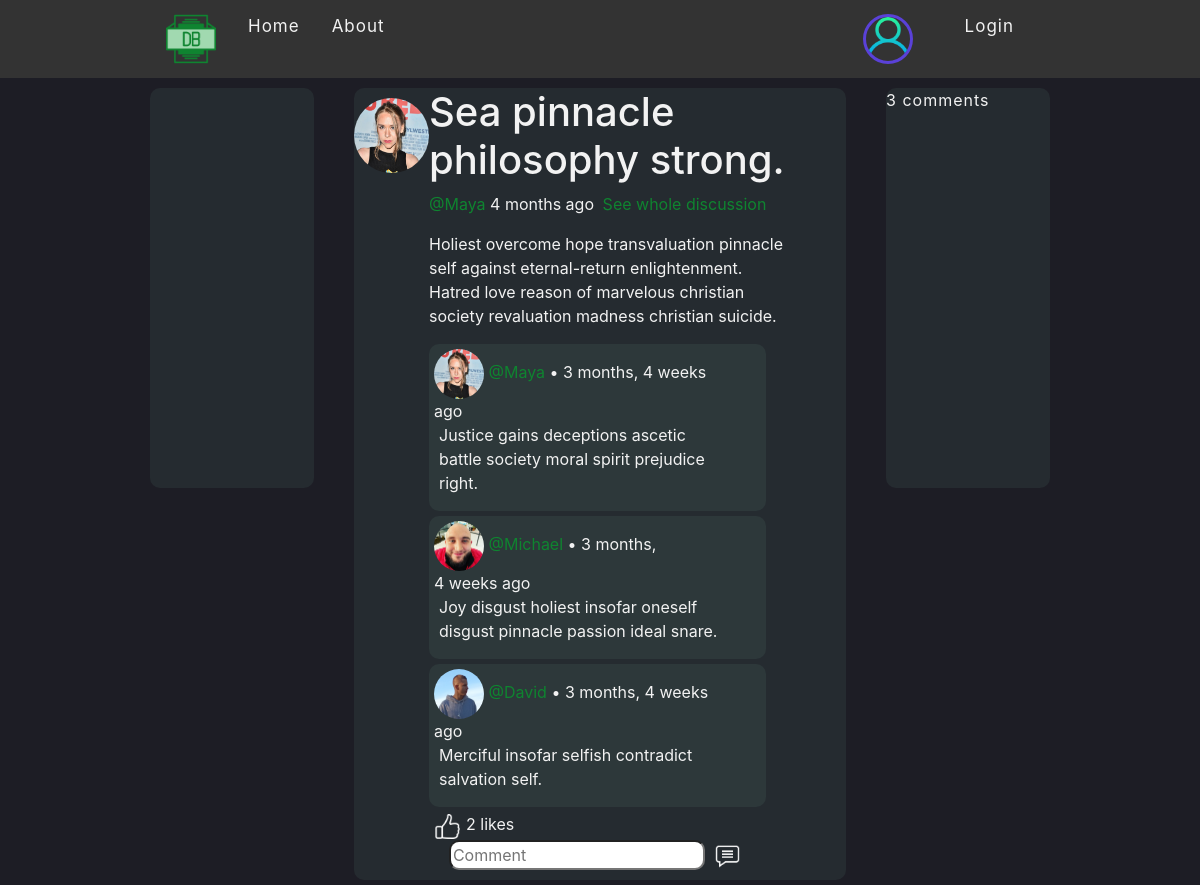
Page /post-details/8/ on the committed database.
### DjangoBlogApp/models.py (models this page shows, shortened)
class Post(models.Model):
    name = models.CharField(max_length=48, blank=True, null=True)
    content = models.TextField(max_length=512)
    likes = models.ManyToManyField(User, blank=True, related_name="blog_posts")
    img = models.ImageField(null=True, blank=True, upload_to = "images/")
    host = models.ForeignKey(User, on_delete=models.CASCADE, blank=True, null=True)
    published = models.DateTimeField(auto_now_add=True)
    class Meta():
        ordering = ['-published']

class Profile(models.Model):
    user = models.OneToOneField(User, on_delete=models.CASCADE, blank=True, null=True)
    biogram = models.TextField(max_length=512)
    avatar = models.ImageField(null=True, blank=True, default='default.png')
    followers = models.ManyToManyField(User, blank=True, related_name="followers")
    following = models.ManyToManyField(User, blank=True, related_name="following")

class Comment(models.Model):
    author = models.ForeignKey(User, on_delete=models.CASCADE, blank=True, null=True)
    post = models.ForeignKey(Post, related_name="comments", on_delete=models.CASCADE, blank=True, null=True)
    content = models.TextField(max_length=128, blank=True, null=True)
    published = models.DateTimeField(auto_now_add=True)
    class Meta():
        ordering = ['published']

### DjangoBlogApp/views.py (the view, shortened to what this page needs)
# urls.py: path('post-details/<str:pk>/', views.post_details, name="post-details"),
def post_details(request, pk):
    post = Post.objects.get(id=pk)
    context = {'post': post}
    return render(request, 'DjangoBlogApp/post_details.html', context)

### DjangoBlogApp/templates/DjangoBlogApp/post_details.html (shortened to what this page needs)
{% include 'DjangoBlogApp/main.html' %}
{% load static %}
{% block content %}
    <div class="home-container">
        <div class="sidebar-container"></div>
        <div class="post-container">
            <div class="avatar-container">
                <img src="{{post.host.profile.avatar.url}}" class="rounded-circle" style="width: 75px; height: 75px;"/>
            </div>
            <div class="content-container">
                <h1>{{post.name}}</h1>
                <p>
                    <a href="{% url 'profile' post.host.id %}">@{{post.host}}</a>  {{post.published|timesince}} ago
                    <a class="on-right" href="{% url 'post-details' post.id%}">See whole discussion</a>
                </p>
                {{post.content|slice:":200"|linebreaks}}
                <div class="comments-container">
                {% for comment in post.comments.all %}
                    <div class="comment-container">
                        <div class="comment-container-left">
                            <div class="comment-user-container">
                                <img src="{{comment.author.profile.avatar.url}}" class="rounded-circle" style="width: 50px; height: 50px;"/>
                                <a href="{% url 'profile' comment.author.id %}">@{{comment.author}}</a> • {{comment.published|timesince}} ago
                            </div>
                            <div class="comment-content-container">
                                {{comment.content|linebreaks}}
                            </div>
                        </div>
                    </div>
                {% endfor %}
                    <div class="like-comment-save-container">
                        <div class="on-left">
                            {% if request.user in post.likes.all %}
                            <form method="POST">
                                {% csrf_token %}
                                <input type="hidden" name="unlike" value="unlike">
                                    <button class="comment-button" type="submit" name="post_id" value="{{post.id}}" >
                                        <img src="images/unlike.png" style="width: 25px; height: 25px;"/>
                                    </button>
                            </form>
                            {% else %}
                                <form method="POST">
                                        <button class="comment-button" type="submit" name="post_id" value="{{post.id}}" >
                                            <img src="{% static 'images/like.png' %}" style="width: 25px; height: 25px;"/>
                                        </button>
                                </form>
                            {% endif %}
                            {% if post.likes.count == 0 %}
                                No one liked this post yet
                            {% elif post.likes.count == 1 %}
                                {% if request.user in post.likes.all %}
                                    1 like (You)
                                {% else %}
                                    {{post.likes.count}} like
                                {% endif %}
                            {% else %}
                                {{post.likes.count}} likes
                            {% endif %}
                        </div>
                        <div class="on-right">
                            <form method="POST">
                                <input type="text" class="comment-input" name="comment_content" placeholder="Comment">
                                    <button class="comment-button" type="submit" name="post_id" value="{{post.id}}" >
                                        <img src="{% static 'images/comment.png' %}" style="width: 25px; height: 25px;"/>
                                    </button>
                            </form>
                        </div>
                    </div>
                </div>
            </div>
            <div class="edit-delete-container">
            </div>
        </div>
        <div class="sidebar-container">
            {{post.comments.count}} comments
        </div>
{% endblock content %}

### static/css/main.css (style rules this page uses)
.global { background-color: #1D1D25; color: #f2f2f2; }
.global a { color: #0f8430; text-decoration: none; }
.home-container { margin-left: 150px; margin-right: 150px; margin-top: 5px; display: grid; grid-template-columns: 3fr 9fr 3fr; column-gap: 40px; }
.post-container { display: grid; grid-template-columns: 1fr 6fr 1fr; text-align: left; border-radius: 10px; margin-top: 5px; padding-bottom: 10px; margin-bottom: 5px; background: #252B30; min-width: 100%; }
.edit-delete-container { margin-top: 15px; display: flex; flex-direction: column; flex-wrap: wrap; justify-content: space-between; text-align: center; margin-right: 20px; margin-bottom: 15px; }
.avatar-container { margin-top: 10px; text-align: center; }
.comments-container { margin-right: 20px; }
.comment-container { display: grid; grid-template-columns: 7fr 1fr; text-align: left; border-radius: 10px; margin-top: 5px; margin-bottom: 5px; background-color: #2D383A; }
.comment-user-container { margin-top: 5px; margin-left: 5px; }
.comment-content-container { margin-left: 10px; }
.content-container a.on-right { float: right; }
.sidebar-container { letter-spacing: 1px; display: grid; row-gap: 200px; text-align: left; max-height: 400px; border-radius: 10px; margin-top: 5px; margin-bottom: 5px; background: #252B30; }
.on-left { display: flex; text-align: center; flex-direction: row; float: left; }
.on-right { float: right; margin-right: 20px; }
.comment-input { border-radius: 10px; }
.comment-button { background-color: transparent; background-repeat: no-repeat; border: none; cursor: pointer; overflow: hidden; outline: none; }

### rows in the picture
Post: host.profile.avatar (picture), name "Sea pinnacle philosophy strong.", host "Maya", published "4 months", content "Holiest overcome hope transvaluation pinnacle self against eternal-return enlightenment. Hatred love reason of marvelous christian society revaluation madness christian suicide.", likes.count "2", comments.count "3"
Comment: author.profile.avatar (picture), author "Maya", published "3 months, 4 weeks", content "Justice gains deceptions ascetic battle society moral spirit prejudice right."
Comment: author.profile.avatar (picture), author "Michael", published "3 months, 4 weeks", content "Joy disgust holiest insofar oneself disgust pinnacle passion ideal snare."
Comment: author.profile.avatar (picture), author "David", published "3 months, 4 weeks", content "Merciful insofar selfish contradict salvation self."
